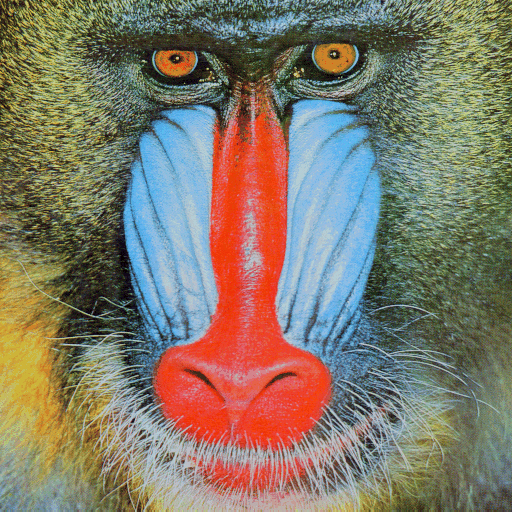
#> input picture Near-miss_notebook/standard_test_images/mandril_color.tif, 512 x 512 px
$ python corrEntropy.py
#> lines starting #> are read from the running program, lines starting #| are printed output that depends on the picture
### Near-miss_notebook/ImageToMatrix.py
from os import stat_result
from pathlib import Path

import matplotlib.pyplot as plt
import numpy as np
from numpy.typing import NDArray
from PIL import Image
from scipy.integrate import solve_ivp


# Permuterar alla pixlar
def ArnoldCatMapTransform(matrix: NDArray, iterations: int, Q: int, P: int) -> NDArray:

    N, M = matrix.shape[0], matrix.shape[1]

    x, y = np.meshgrid(np.arange(N), np.arange(N), indexing="ij")

    x_new = (x + P * y) % N
    y_new = (Q * x + (P * Q + 1) * y) % N

    result = matrix.copy()
    for _ in range(iterations):
        transformed = np.empty_like(result)
        transformed[x_new, y_new] = result
        result = transformed

    return result


# Permuterar alla pixlar
def InverseArnoldCatMapTransform(
    keystream: NDArray, iterations: int, Q: int, P: int
) -> NDArray:

    N, M = keystream.shape[0], keystream.shape[1]

    x, y = np.meshgrid(np.arange(N), np.arange(N), indexing="ij")

    x_new = (x + P * y) % N
    y_new = (Q * x + (P * Q + 1) * y) % N

    result = keystream.copy()
    for _ in range(iterations):
        result = result[x_new, y_new]
    return result


# Skapar en kaotisk nyckel genom att iterera lorenz system
def lorenzsColorShuffle(
    number: int,
    x0: float,
    y0: float,
    z0: float,
    sigma: float,
    rho: float,
    beta: float,
    transient: float,
    dt: float,
) -> NDArray:
    def lorenz_deriv(t, state, s, r, b):
        x, y, z = state
        return [sigma * (y - x), x * (rho - z) - y, x * y - beta * z]

    t_eval = transient + dt * np.arange(number)

    sol = solve_ivp(
        lorenz_deriv,
        (0, t_eval[-1]),
        [x0, y0, z0],
        args=(10.0, 28.0, 8.0 / 3.0),
        t_eval=t_eval,
        method="RK45",
        rtol=1e-6,
        atol=1e-6,
    )
    keys = (np.abs(sol.y) * 1e6).astype(np.uint64) % 256
    return keys.astype(np.uint8)

# Använder en nyckel för att ändra pixel värden, använd denna eller XOR bitwise
def lorenzDiffuse(matrix: NDArray, keys: NDArray) -> NDArray:
    pixels = matrix.reshape(-1, 3).copy()
    ks = keys.reshape(-1, 3)

    out = np.zeros_like(pixels)
    prev = ks[0]

    for i in range(pixels.shape[0]):
        out[i] = (pixels[i].astype(int) + ks[i].astype(int) + prev.astype(int)) % 256
        prev = out[i]
    return out.reshape(matrix.shape)

def inverseLorenzDiffuse(matrix: NDArray, keys: NDArray) ->NDArray:
    pixels = matrix.reshape(-1,3).copy()
    ks = keys.reshape(-1, 3)

    out = np.zeros_like(pixels)
    prev = ks[0]

    for i in range(pixels.shape[0]):
        if i == 0:
            prev = ks[0].astype(int)
        else:
            prev = pixels[i-1]
        out[i] = (pixels[i].astype(int) - ks[i].astype(int) - prev.astype(int)) % 256
    return out.reshape(matrix.shape)


# Väljer bildfil, sparar som 3D matris
SCRIPT_DIR = Path(__file__).resolve().parent / "standard_test_images"

IMAGE_PATH = SCRIPT_DIR / "mandril_color.tif"
img = Image.open(IMAGE_PATH)
#> img is the input picture: PIL image 512x512 RGB; mean R, G, B 129.6, 121.6, 105.2
matrix = np.array(img)

# skriver ut matrisens storlek i samtliga dimensioner
print("Encrypting image with shape: ", matrix.shape)
#| Encrypting image with shape:  (512, 512, 3)

chaosShuffledArray = ArnoldCatMapTransform(matrix, 10, 1, 1)
#> after the loop in ArnoldCatMapTransform, `for _ in range(iterations):`:
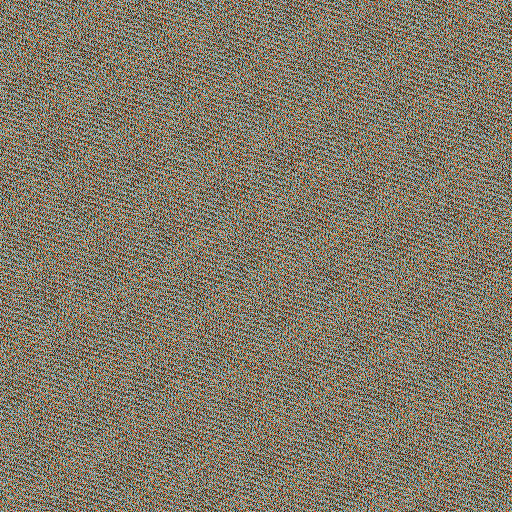
#> transformed: shape (512, 512, 3); mean of channels 0, 1, 2 129.6, 121.6, 105.2; drawn as R, G, B
chaosShuffledImg = Image.fromarray(chaosShuffledArray)

# Sparar krypterad 3D matris som bild igen
H, W = matrix.shape[:2]
#> H = 512; W = 512
chaotickeys = lorenzsColorShuffle(
    H * W, 1.0, 0.0, 1.05, 10.0, 28.0, 8.0 / 3.0, 50.0, 0.005
)

chaoticencryptedArray = lorenzDiffuse(chaosShuffledArray, chaotickeys.T)
#> in lorenzDiffuse, `prev = ks[0]`: prev = [203, 43, 170]
#> in lorenzDiffuse, `return out.reshape(matrix.shape)`:
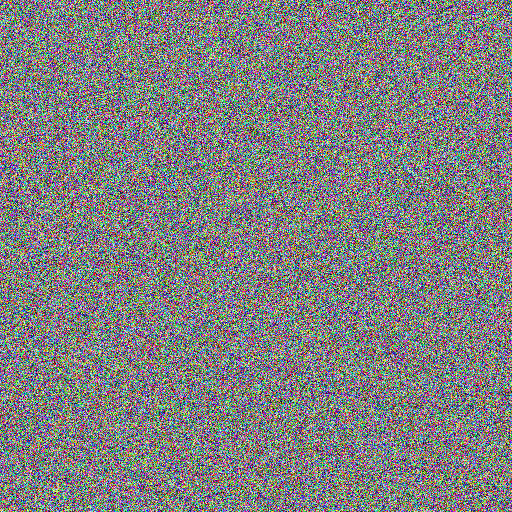
#> returned value: shape (512, 512, 3); mean of channels 0, 1, 2 127.5, 127.6, 127.6; drawn as R, G, B
# chaoticencryptedArray = np.bitwise_xor(chaosShuffledArray.reshape(-1, 3), chaotickeys.T)
chaosEncryptedImg = Image.fromarray(chaoticencryptedArray.reshape(matrix.shape))

# Dekrypterar diffusionen genom samma bitwise XOR igen m.h.a nyckeln chaotickeys
# decrypted_flat = np.bitwise_xor(chaoticencryptedArray.reshape(-1, 3), chaotickeys.T)
decrypted_flat = inverseLorenzDiffuse(chaoticencryptedArray, chaotickeys.T)
#> the loop in inverseLorenzDiffuse, `for i in range(pixels.shape[0]):` made 262144 passes
#> prev on passes 1 to 12: [203, 43, 170], [60, 225, 146], [209, 90, 19], [207, 58, 53], [122, 139, 147], [107, 100, 220], [115, 222, 128], [3, 7, 199], [15, 151, 221], [251, 151, 228], [145, 26, 185], [44, 200, 15]

# Sorterar tillbaka pixlarna till deras ursprungliga plats m.h.a nycklarna iterations, P och Q
inverse_perm = InverseArnoldCatMapTransform(decrypted_flat.reshape(matrix.shape), 10, 1, 1)
#> the loop in InverseArnoldCatMapTransform, `for _ in range(iterations):` made 10 passes
#> pass 1, in InverseArnoldCatMapTransform, `result = result[x_new, y_new]`:
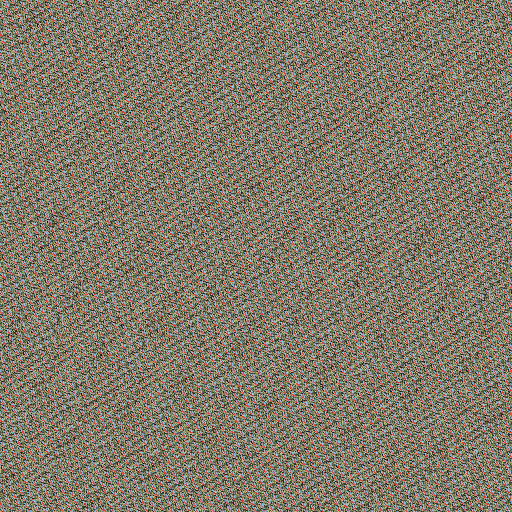
#> result: shape (512, 512, 3); mean of channels 0, 1, 2 129.6, 121.6, 105.2; drawn as R, G, B
#> pass 3, in InverseArnoldCatMapTransform, `result = result[x_new, y_new]`:
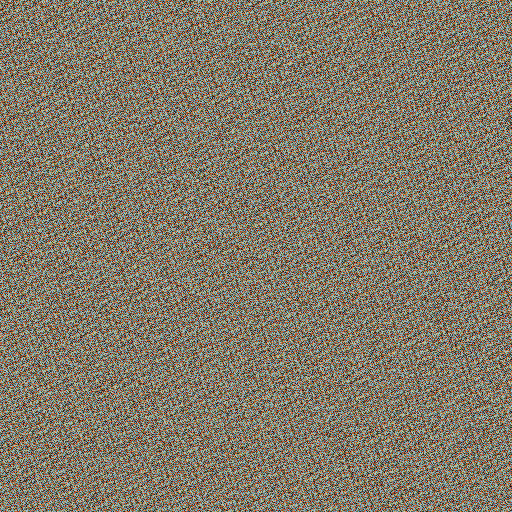
#> result: shape (512, 512, 3); mean of channels 0, 1, 2 129.6, 121.6, 105.2; drawn as R, G, B

# Sparar dekrypterad 3D matris som bild igen
decrypted_img = Image.fromarray(inverse_perm)
'''
colors = ["red", "green", "blue"]
names = ["R", "G", "B"]


colors = ["red", "green", "blue"]
names = ["R", "G", "B"]

fig, axes = plt.subplots(1, 3, figsize=(15, 4), sharey=True)
for i, ax in enumerate(axes):
    counts, bins = np.histogram(matrix[:, :, i].ravel(), bins=256, range=(0, 256))
    ax.stairs(counts, bins, color=colors[i], fill=True, edgecolor=colors[i])
    ax.set_title(f"{names[i]} channel")
    ax.set_xlim(0, 255)
    ax.set_xlabel("Pixel value")
axes[0].set_ylabel("Count")
plt.tight_layout()
plt.show()
'''

# Plottar bilder med matplotlib och respektive gråskala histogram
def plotImages(bild1: NDArray, bild2: NDArray, bild3: NDArray):

    plt.subplot(2, 3, 1)
    plt.imshow(Image.fromarray(bild1))
    plt.axis("off")
    plt.title("Original Image")

    plt.subplot(2, 3, 4)
    plt.tick_params(axis='both', labelsize=4)
    counts, bins = np.histogram(bild1.flatten())
    plt.stairs(counts, bins)
    plt.ylabel("Frequency")

    plt.subplot(2, 3, 2)
    plt.imshow(Image.fromarray(bild2))
    plt.axis("off")
    plt.title("Chaotic Cipher")

    plt.subplot(2, 3, 5)
    plt.tick_params(axis='both', labelsize=4)
    counts, bins = np.histogram(bild2.flatten())
    plt.stairs(counts, bins)
    plt.xlabel("RGB value")

    plt.subplot(2, 3, 3)
    plt.imshow(Image.fromarray(bild3))
    plt.axis("off")
    plt.title("Decrypted Image")

    plt.subplot(2, 3, 6)
    plt.tick_params(axis='both', labelsize=4)
    counts, bins = np.histogram(bild3.flatten())
    plt.stairs(counts, bins)
    plt.show()

plotImages(matrix, chaoticencryptedArray, inverse_perm)
#> in plotImages, `counts, bins = np.histogram(bild1.flatten())`: counts = [19701, 74140, 117816, 132349, 101980, 100824, 87481, 80570, 39428, 32143]; bins = [0, 25, 50, 75, 100, 125, 150, 175, 200, 225, 250]
#> in plotImages, `counts, bins = np.histogram(bild2.flatten())`: counts = [79533, 76927, 79690, 76914, 79699, 76924, 80131, 76769, 80177, 79668]; bins = [0, 25.5, 51, 76.5, 102, 127.5, 153, 178.5, 204, 229.5, 255]
#> in plotImages, `counts, bins = np.histogram(bild3.flatten())`: counts = [19701, 74140, 117816, 132349, 101980, 100824, 87481, 80570, 39428, 32143]; bins = [0, 25, 50, 75, 100, 125, 150, 175, 200, 225, 250]

### Near-miss_notebook/matt_enkel.py
import numpy as np

# 1. ENTROPI

def entropi(bild):
    # Bild blir lista
    varden = bild.ravel()

    # Räkna förekomst av varje värde 0-255
    antal = np.bincount(varden, minlength=256)

    # Antal blir andelar
    p = antal / varden.size

    # Ta bort värden där p = 0, eftersom log2(0) inte finns
    p = p[p > 0]

    # Entropiformeln
    H = -np.sum(p * np.log2(p))
    return float(H)

# 2. KORRELATION

def korrelation(a, b):
    # Gör till lista.
    # Gör om till decimaltal
    # uint8 jobbar mod, så vi byter datatyp

    a = a.ravel().astype(np.float64)
    b = b.ravel().astype(np.float64)

    # Dra bort medelvärdet
    # båda listorna centreras kring 0
    a_c = a - a.mean()
    b_c = b - b.mean()

    # Täljaren
    taljare = np.sum(a_c * b_c)

    # Nämnaren
    namnare = np.sqrt(np.sum(a_c ** 2)) * np.sqrt(np.sum(b_c ** 2))

    # Om enfärgad blir nämnaren 0.
    # returnera 0
    if namnare == 0:
        return 0.0
    return float(taljare / namnare)

# 2b. KORRELATION MELLAN GRANNPIXLAR
# Använd grannkorrelation(bild) för att få korrelationen mellan grannpixlar
# : horisontellt, vertikalt och diagonalt.

def grannkorrelation(bild):
    b = bild.astype(np.float64)

    h= korrelation(b[:, :-1], b[:, 1:])
    v= korrelation(b[:-1, :], b[1:, :])
    d= korrelation(b[:-1, :-1], b[1:, 1:])

    return {"horizontal": h,
            "vertical": v,
            "diagonal": d}


# 3. NPCR och UACI

# [17 lines left out: function npcr_uaci, not called in this run]

### Near-miss_notebook/corrEntropy.py
import ImageToMatrix as itm
import numpy as np
from matt_enkel import entropi, korrelation, grannkorrelation, npcr_uaci

# Samma bilder som i ImageToMatrix.py

original = itm.matrix
krypterad = itm.chaoticencryptedArray.reshape(original.shape)
ratt_nycklar = itm.chaotickeys.T

#kopierar rätt nyckel men ändrar de första 3 elementen till 1. Borde kanske bara ändra enskilda bits?
fel_nycklar = ratt_nycklar.copy()
fel_nycklar[0,:] = [78,18,108]
fel_nycklar[1,:] = [1,1,1]

# --- Dekryptering med rätt nycklar------------------------------------------------------------
# desubstituerad = np.bitwise_xor(krypterad.reshape(-1,3), ratt_nycklar)
# dekrypterad = itm.InverseArnoldCatMapTransform(desubstituerad.reshape(original.shape),10, 1, 1)

# --- Dekryptering med Near-Miss keys ------------------------------------------------------------
desubstituerad = np.bitwise_xor(krypterad.reshape(-1,3), fel_nycklar).reshape(original.shape)
dekrypterad = itm.InverseArnoldCatMapTransform(desubstituerad, 10, 1, 1)
#> call 2 of InverseArnoldCatMapTransform, with iterations = 10, Q = 1, P = 1
#> after the loop in InverseArnoldCatMapTransform (call 2), `for _ in range(iterations):`:
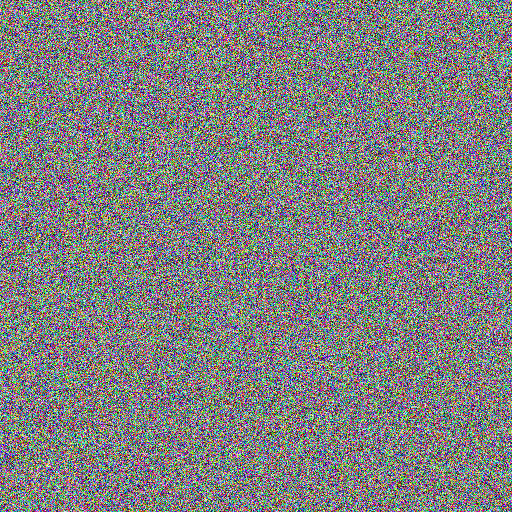
#> result: shape (512, 512, 3); mean R, G, B 127.5, 127.6, 127.5
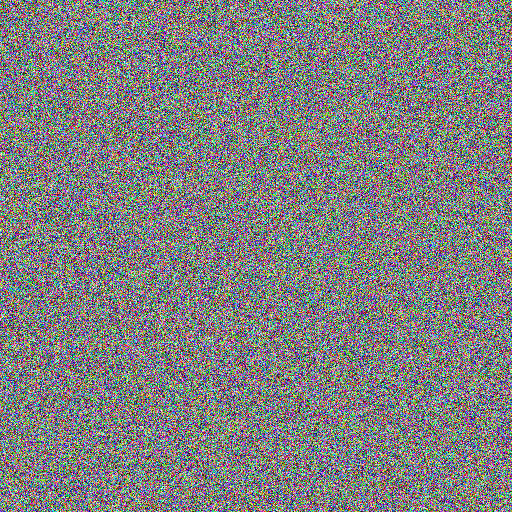
#> desubstituerad: shape (512, 512, 3); mean of channels 0, 1, 2 127.5, 127.6, 127.5; drawn as R, G, B
print()
# --- Mått ------------------------------------------------------------
print(fel_nycklar)
print(f"Entropi original:         {entropi(original):.4f}")
#> in entropi, `antal = np.bincount(varden, minlength=256)`: antal = 256 values, max 16962 at index 98, min 0 at index 251, mean 3072
#> in entropi, `p = antal / varden.size`: p = 256 values, max 0.0216 at index 98, min 0 at index 251, mean 0.00391
#> in entropi, `p = p[p > 0]`: p = 251 values, max 0.0216 at index 98, min 1.27e-05 at index 3, mean 0.00398
#> in entropi, `H = -np.sum(p * np.log2(p))`: H = 7.11
#| Entropi original:         7.1073
print(f"Entropi enkrypteringbild:   {entropi(krypterad):.4f}")
#| Entropi enkrypteringbild:   7.9998
print(f"Entropi dekrypteringbild:   {entropi(dekrypterad):.4f}")
#| Entropi dekrypteringbild:   7.9997
print(f"Korrelation orig/dekrypterad:  {korrelation(original, dekrypterad):.4f}")
#> in korrelation, `taljare = np.sum(a_c * b_c)`: taljare = 4337170.4
#> in korrelation, `namnare = np.sqrt(np.sum(a_c ** 2)) * np.sqrt(np.sum(b_c ** 2))`: namnare = 3.3e+09
#| Korrelation orig/dekrypterad:  0.0013


print()
for namn, bild in [("original", original), ("dekrypterad bild", dekrypterad)]:
    gk = grannkorrelation(bild)
    print(
        f"Grannkorrelation {namn}: " + ", ".join(f"{k} {v:.3f}" for k, v in gk.items())
    )
#> this loop made 2 passes
#> (namn, h in grannkorrelation, v in grannkorrelation, d in grannkorrelation) on passes 1 to 2: ('original', 0.895, 0.848, 0.82), ('dekrypterad bild', 0.000583, -0.000467, 0.000873)
#| Grannkorrelation original: horizontal 0.895, vertical 0.848, diagonal 0.820
#| Grannkorrelation dekrypterad bild: horizontal 0.001, vertical -0.000, diagonal 0.001


##Här måste man jämföra två olika krypterade bilder, annars blir NPCR och UACI 0.
#npcr, uaci = npcr_uaci("Krypterad 1", "Krypterad 2")
#print()
#print(f"NPCR: {npcr:.2f} %   UACI: {uaci:.2f} %")

#---------------Visa bilder----------------------------------
itm.plotImages(original, krypterad, dekrypterad)
#> in plotImages (call 2), `counts, bins = np.histogram(bild2.flatten())`: counts = [79533, 76927, 79690, 76914, 79699, 76924, 80131, 76769, 80177, 79668]; bins = [0, 25.5, 51, 76.5, 102, 127.5, 153, 178.5, 204, 229.5, 255]
#> in plotImages (call 2), `counts, bins = np.histogram(bild3.flatten())`: counts = [79871, 76973, 79820, 76937, 79772, 76442, 79615, 76984, 80093, 79925]
#> in plotImages (call 2), `plt.show()`:
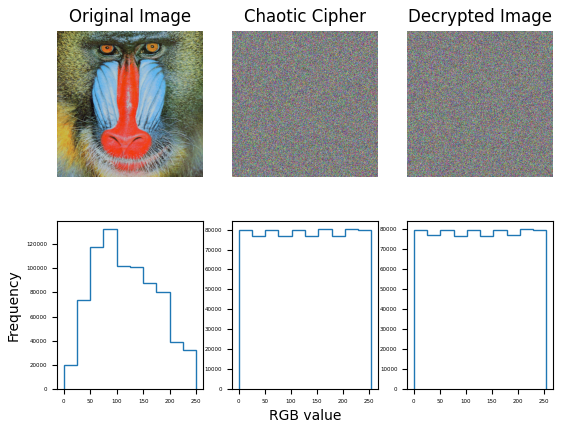
#> figure drawn by matplotlib, 6 panels
